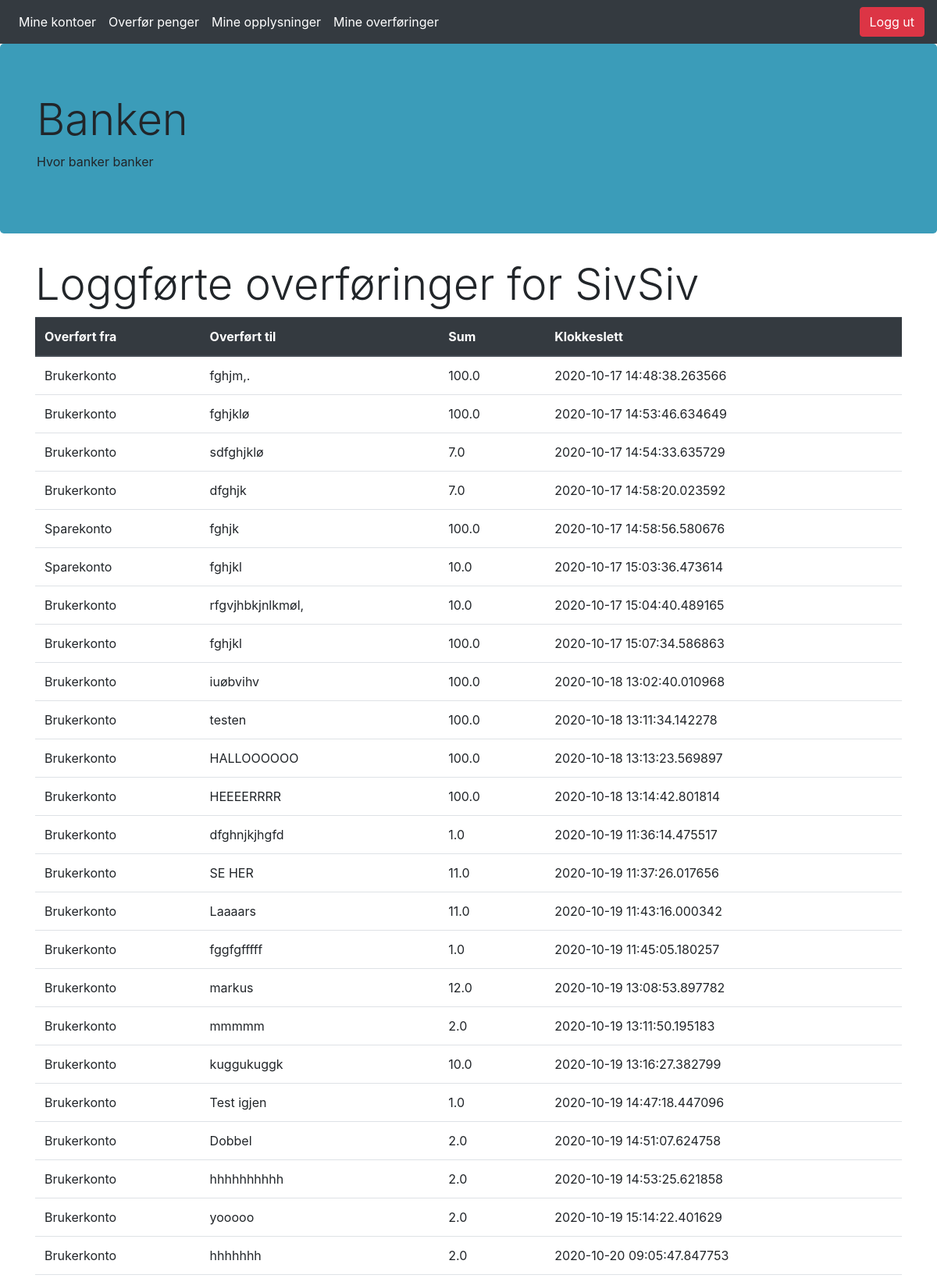
The app's page /logs (signed in, upper part) with its own data.
### app/models.py (models this page shows, shortened)
class User(db.Model, UserMixin):
    id = db.Column(db.Integer, primary_key=True, nullable=False)
    username = db.Column(db.String(20), unique=True, nullable=False)
    useremail = db.Column(db.String(120), unique=True, nullable=False)
    useraddr = db.Column(db.String(200), nullable=False)
    userpwd = db.Column(db.String(60), nullable=False)
    usertlf = db.Column(db.Integer(), unique=True,  nullable=False)
    accounts = db.relationship('Account',  backref='holder', lazy=True)
    logs = db.relationship('Log', backref='logger', lazy=True)
    confirmed = db.Column(db.Boolean, nullable=False, default=False)
    confirmed_on = db.Column(db.DateTime, nullable=True)
    otp_secret = db.Column(db.String(16))
    confirmed = db.Column(db.Boolean, nullable=False, default=False)
    confirmed_on = db.Column(db.DateTime, nullable=True)

class Log(db.Model):
    id = db.Column(db.Integer, primary_key=True)
    loguser = db.Column(db.Integer, db.ForeignKey('user.id'), nullable=False)
    logfrom = db.Column(db.String(20), nullable=False)
    logto = db.Column(db.String(20), nullable=False)
    logsum = db.Column(db.Float , nullable=False)
    logtime = db.Column(db.String(20), nullable=False)

### app/routes.py (the view)
@app.route("/logs")
@login_required
def logs():
    return render_template('logs.html')

### app/models.py (called while the page is built)
@login_manager.user_loader
def load_user(user_id):
    return User.query.get(int(user_id))

### app/routes.py (called while the page is built)
@app.before_request
def before_request():
    session.permanent = True
    app.permanent_session_lifetime = dt.timedelta(minutes=10)
    session.modified = True

### app/templates/logs.html
{%extends 'base.html'%} {% block body %}
<div class="container mx-auto">
    <h1 class="display-4"> Loggførte overføringer for {{ current_user.username }} </h1>
    <table class="table">
        <thead class="thead-dark">
            <th>Overført fra</th>
            <th>Overført til</th>
            <th>Sum</th>
            <th>Klokkeslett</th>
        </thead>
        {%for log in current_user.logs if current_user.logs%}
        <tr>
            <td>{{ log.logfrom}}</td>
            <td>{{ log.logto}}</td>
            <td>{{ log.logsum}}</td>
            <td>{{ log.logtime}}</td>
        </tr>
        {% endfor %}
    </table>
</div>
{% endblock %}

### records on screen
User: username "SivSiv"
Log: logfrom "Brukerkonto", logto "fghjm,.", logsum "100.0", logtime "2020-10-17 14:48:38.263566"
Log: logfrom "Brukerkonto", logto "fghjklø", logsum "100.0", logtime "2020-10-17 14:53:46.634649"
Log: logfrom "Brukerkonto", logto "sdfghjklø", logsum "7.0", logtime "2020-10-17 14:54:33.635729"
Log: logfrom "Brukerkonto", logto "dfghjk", logsum "7.0", logtime "2020-10-17 14:58:20.023592"
Log: logfrom "Sparekonto", logto "fghjk", logsum "100.0", logtime "2020-10-17 14:58:56.580676"
Log: logfrom "Sparekonto", logto "fghjkl", logsum "10.0", logtime "2020-10-17 15:03:36.473614"
Log: logfrom "Brukerkonto", logto "rfgvjhbkjnlkmøl,", logsum "10.0", logtime "2020-10-17 15:04:40.489165"
Log: logfrom "Brukerkonto", logto "fghjkl", logsum "100.0", logtime "2020-10-17 15:07:34.586863"
Log: logfrom "Brukerkonto", logto "iuøbvihv", logsum "100.0", logtime "2020-10-18 13:02:40.010968"
Log: logfrom "Brukerkonto", logto "testen", logsum "100.0", logtime "2020-10-18 13:11:34.142278"
Log: logfrom "Brukerkonto", logto "HALLOOOOOO", logsum "100.0", logtime "2020-10-18 13:13:23.569897"
Log: logfrom "Brukerkonto", logto "HEEEERRRR", logsum "100.0", logtime "2020-10-18 13:14:42.801814"
Log: logfrom "Brukerkonto", logto "dfghnjkjhgfd", logsum "1.0", logtime "2020-10-19 11:36:14.475517"
Log: logfrom "Brukerkonto", logto "SE HER", logsum "11.0", logtime "2020-10-19 11:37:26.017656"
Log: logfrom "Brukerkonto", logto "Laaaars", logsum "11.0", logtime "2020-10-19 11:43:16.000342"
Log: logfrom "Brukerkonto", logto "fggfgfffff", logsum "1.0", logtime "2020-10-19 11:45:05.180257"
Log: logfrom "Brukerkonto", logto "markus", logsum "12.0", logtime "2020-10-19 13:08:53.897782"
Log: logfrom "Brukerkonto", logto "mmmmm", logsum "2.0", logtime "2020-10-19 13:11:50.195183"
Log: logfrom "Brukerkonto", logto "kuggukuggk", logsum "10.0", logtime "2020-10-19 13:16:27.382799"
Log: logfrom "Brukerkonto", logto "Test igjen", logsum "1.0", logtime "2020-10-19 14:47:18.447096"
Log: logfrom "Brukerkonto", logto "Dobbel", logsum "2.0", logtime "2020-10-19 14:51:07.624758"
Log: logfrom "Brukerkonto", logto "hhhhhhhhhh", logsum "2.0", logtime "2020-10-19 14:53:25.621858"
Log: logfrom "Brukerkonto", logto "yooooo", logsum "2.0", logtime "2020-10-19 15:14:22.401629"
Log: logfrom "Brukerkonto", logto "hhhhhhh", logsum "2.0", logtime "2020-10-20 09:05:47.847753"
